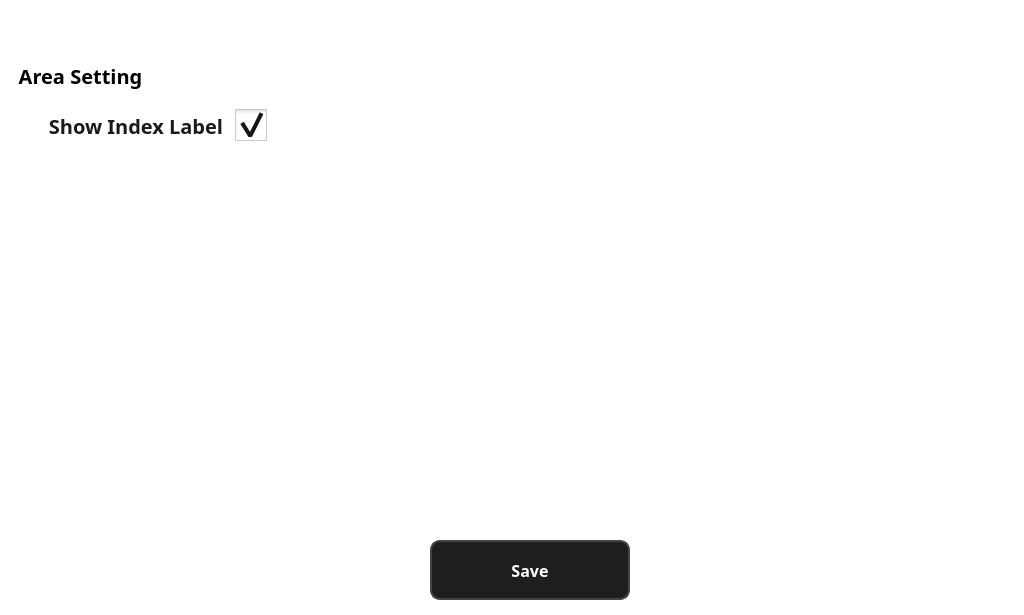
<?xml version="1.0" encoding="UTF-8"?>
<ui version="4.0">
 <class>SettingsView</class>
 <widget class="QWidget" name="SettingsView">
  <property name="geometry">
   <rect>
    <x>0</x>
    <y>0</y>
    <width>1024</width>
    <height>615</height>
   </rect>
  </property>
  <property name="windowTitle">
   <string>Dentium</string>
  </property>
  <property name="styleSheet">
   <string notr="true">background-color: #FFFFFF</string>
  </property>
  <widget class="QWidget" name="status_bar_placeholder" native="true">
   <property name="geometry">
    <rect>
     <x>0</x>
     <y>0</y>
     <width>1024</width>
     <height>60</height>
    </rect>
   </property>
   <property name="minimumSize">
    <size>
     <width>0</width>
     <height>60</height>
    </size>
   </property>
  </widget>
  <widget class="QLabel" name="title_label_6">
   <property name="geometry">
    <rect>
     <x>10</x>
     <y>60</y>
     <width>141</width>
     <height>31</height>
    </rect>
   </property>
   <property name="font">
    <font>
     <family>Noto Sans KR Black</family>
     <pointsize>-1</pointsize>
     <weight>75</weight>
     <bold>true</bold>
    </font>
   </property>
   <property name="styleSheet">
    <string notr="true">QLabel {
    color: black;
    font-size: 20px;
    font-weight: 600;
    font-family: &quot;Noto Sans KR Black&quot;;
    background-color: transparent;
}</string>
   </property>
   <property name="text">
    <string>Area Setting</string>
   </property>
   <property name="alignment">
    <set>Qt::AlignCenter</set>
   </property>
  </widget>
  <widget class="QCheckBox" name="area_index_view_cb">
   <property name="geometry">
    <rect>
     <x>40</x>
     <y>100</y>
     <width>231</width>
     <height>51</height>
    </rect>
   </property>
   <property name="font">
    <font>
     <family>Noto Sans KR Black</family>
     <pointsize>-1</pointsize>
     <weight>75</weight>
     <bold>true</bold>
    </font>
   </property>
   <property name="layoutDirection">
    <enum>Qt::RightToLeft</enum>
   </property>
   <property name="styleSheet">
    <string notr="true">QCheckBox {
    spacing: 12px;                   /* 텍스트와 체크박스 간 간격 */
	font-family: 'Noto Sans KR Black';
    font-size: 20px;                 /* 글씨 크기 */
    font-weight: bold;              /* 글씨 굵기 (헤더 느낌) */
    color: #1A1A1A;                 /* 진한 텍스트 색 */
    padding: 10px 4px;              /* 여백 추가 (시각적으로 더 큼직하게) */
}

QCheckBox::indicator {
    width: 32px;                    /* 체크 아이콘 가로 크기 */
    height: 32px;                   /* 체크 아이콘 세로 크기 */
}

/* 체크 해제 상태 */
QCheckBox::indicator:unchecked {
    image: url(:/file/CheckBox/uncheck.png);
}

/* 체크된 상태 */
QCheckBox::indicator:checked {
    image: url(:/file/CheckBox/checked.png);
}
</string>
   </property>
   <property name="text">
    <string>Show Index Label</string>
   </property>
   <property name="checked">
    <bool>true</bool>
   </property>
  </widget>
  <widget class="QPushButton" name="save_value_button">
   <property name="geometry">
    <rect>
     <x>430</x>
     <y>540</y>
     <width>200</width>
     <height>60</height>
    </rect>
   </property>
   <property name="minimumSize">
    <size>
     <width>200</width>
     <height>60</height>
    </size>
   </property>
   <property name="maximumSize">
    <size>
     <width>200</width>
     <height>60</height>
    </size>
   </property>
   <property name="font">
    <font>
     <family>Noto Sans KR Black</family>
     <pointsize>-1</pointsize>
     <weight>62</weight>
     <bold>true</bold>
    </font>
   </property>
   <property name="styleSheet">
    <string notr="true">QPushButton {
    background-color: #1e1e1e;
    color: white;
    font-size: 16px;
    font-weight: 500;
    border-radius: 10px;
    border: 2px solid #444444;
    font-family: &quot;Noto Sans KR Black&quot;;
}

QPushButton:hover {
    background-color: #333333;
    border: 2px solid #666666;
}

QPushButton:pressed {
    background-color: #2a2a2a;
}</string>
   </property>
   <property name="text">
    <string>Save</string>
   </property>
  </widget>
 </widget>
 <resources>
  <include location="../resources/res.qrc"/>
 </resources>
 <connections/>
</ui>
